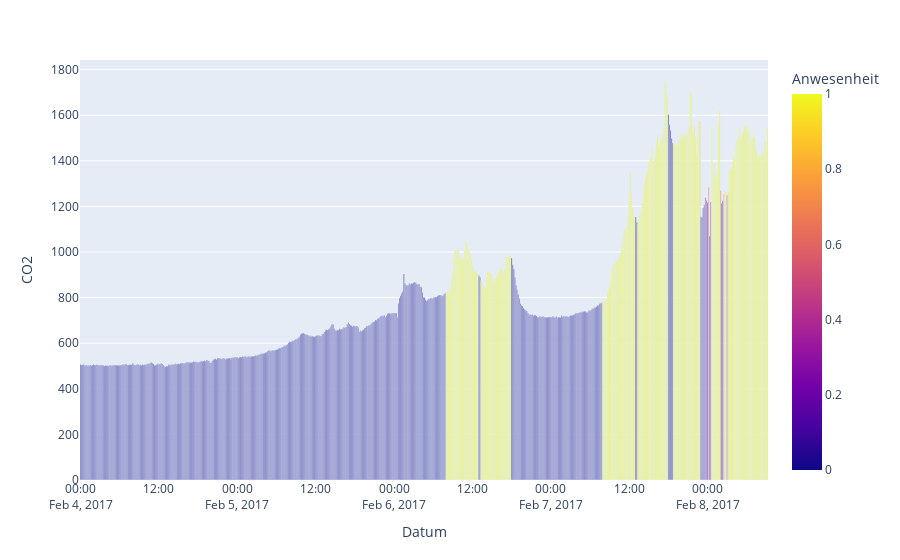

Write notebook code for a chart like this one.
### Markdown cell above
## Decision Tree

### Code cell
#train_model(classifier=DecisionTreeClassifier,scaler=MinMaxScaler)
print(pd.DataFrame(columns=df.columns))
X = df.drop(columns=[label])
X_name = feature_names=list(X.columns)
y = df[label]
X_train, X_test, y_train, y_test = train_test_split(X,y, test_size=0.25,random_state=42)
scale_features(StandardScaler)


mDT = DecisionTreeClassifier(max_depth=5)
%time mDT.fit(X_train, y_train)


report(mDT)
plt.figure(figsize=(12,12))
plot_tree(mDT, rounded=True, filled=True, class_names=y.reset_index().columns[1], feature_names=X_name, fontsize=10)
plt.show(mDT)
test_viz(mDT)

### Figure 1 — Plotly figure (JSON) as saved in the notebook; plotly's stock layout.template omitted (floating-point values rounded to 4 significant figures; data arrays with more than 128 entries replaced by an {"elided": "..."} marker saying what was removed)
{"data": [{"alignmentgroup": "True", "hovertemplate": "Datum=%{x}<br>CO2=%{y}<br>Anwesenheit=%{marker.color}<extra></extra>", "legendgroup": "", "marker": {"color": {"elided": "632 float values"}, "coloraxis": "coloraxis", "pattern": {"shape": ""}}, "name": "", "offsetgroup": "", "orientation": "v", "showlegend": false, "textposition": "auto", "type": "bar", "x": {"elided": "632 str values"}, "xaxis": "x", "y": {"elided": "632 float values"}, "yaxis": "y"}], "layout": {"barmode": "relative", "coloraxis": {"colorbar": {"title": {"text": "Anwesenheit"}}, "colorscale": [[0, "#0d0887"], [0.1111, "#46039f"], [0.2222, "#7201a8"], [0.3333, "#9c179e"], [0.4444, "#bd3786"], [0.5556, "#d8576b"], [0.6667, "#ed7953"], [0.7778, "#fb9f3a"], [0.8889, "#fdca26"], [1, "#f0f921"]]}, "legend": {"tracegroupgap": 0}, "margin": {"t": 60}, "xaxis": {"anchor": "y", "domain": [0, 1], "title": {"text": "Datum"}}, "yaxis": {"anchor": "x", "domain": [0, 1], "title": {"text": "CO2"}}}}
